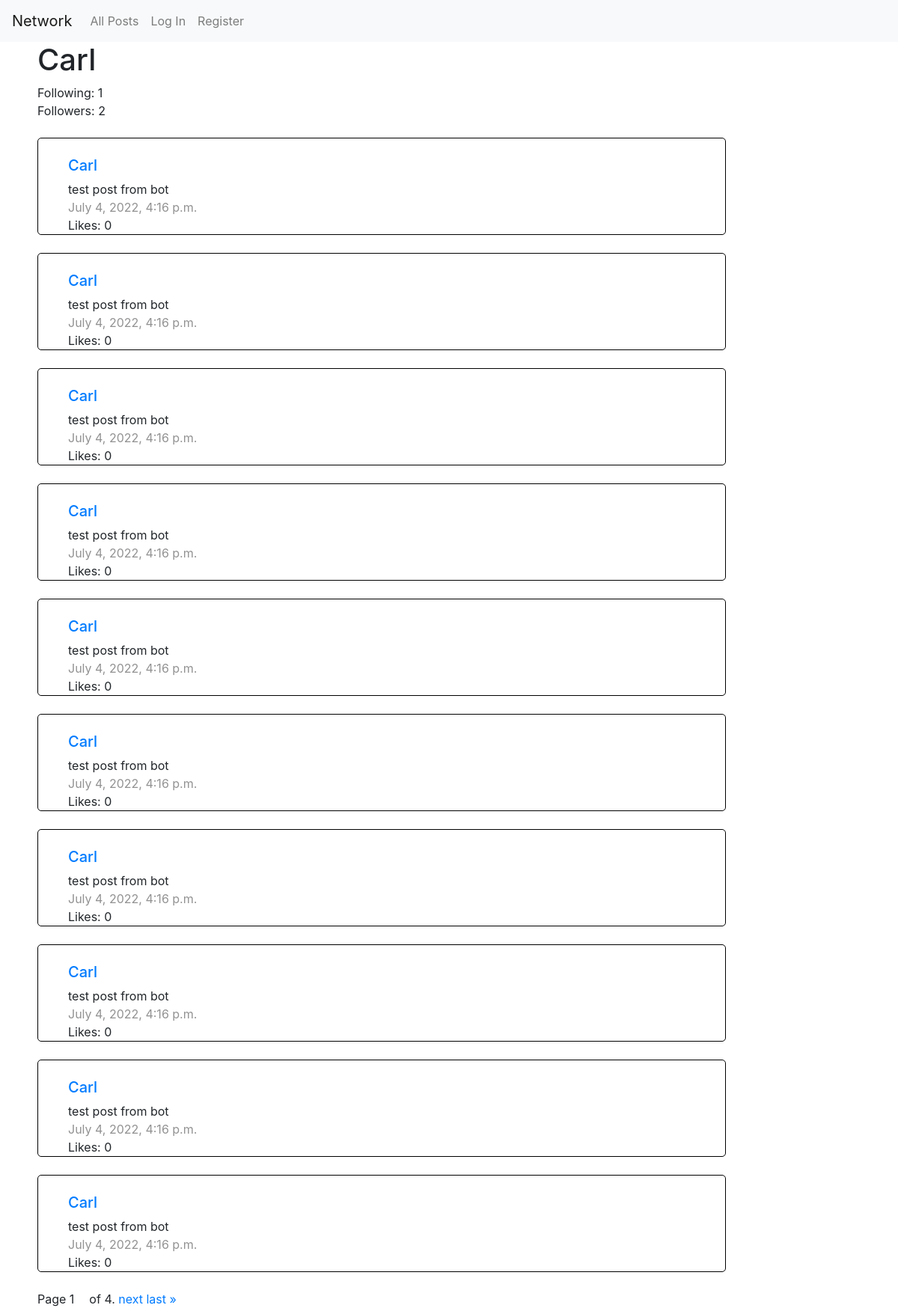
/users/Carl, run on an earlier commit of the app's database.
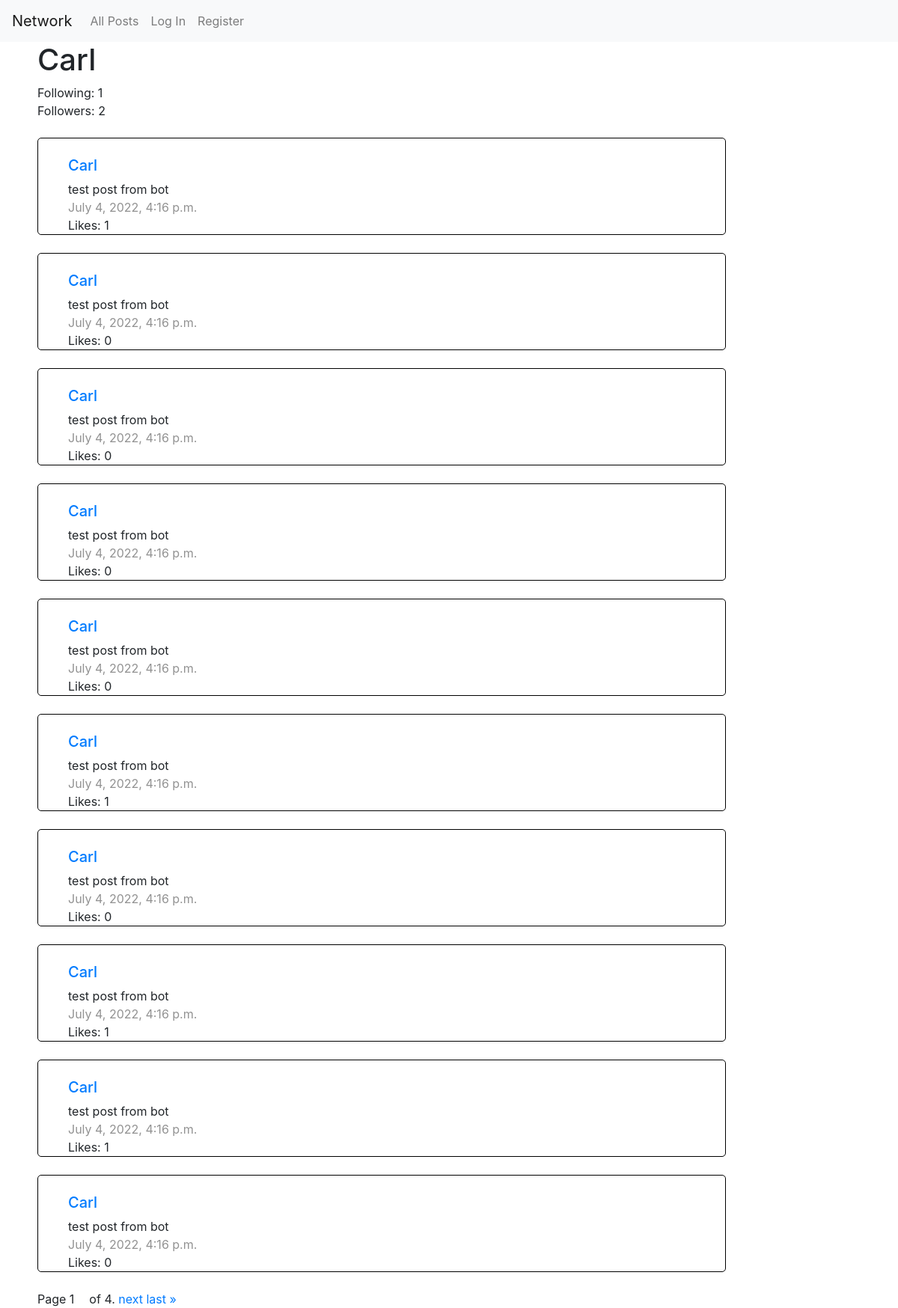
And on a later commit of the database.
### network/models.py (models this page shows, shortened)
class Post(models.Model):
    body = models.TextField(max_length=1000)
    creator = models.ForeignKey(User, on_delete=models.CASCADE, related_name="posts")
    timeStamp = models.DateTimeField(auto_now_add=True)
    likes = models.IntegerField()
    liked = models.BooleanField(default=False)

class User(AbstractUser):
    pass

### network/views.py (the view, shortened to what this page needs)
# urls.py: path("users/<str:username>", views.users, name="users"),
def users(request, username):
    hasFollowed = False
    desiredUser = User.objects.get_by_natural_key(username)
    usersPosts = desiredUser.posts.all().order_by('-timeStamp')
    paginator = Paginator(usersPosts, 10)
    page_number = request.GET.get('page')
    page_obj = paginator.get_page(page_number)
    return render(request, "network/user.html", {
        "page_obj": page_obj,
        "desiredUser": desiredUser,
        "following": len(desiredUser.followings.all()),
        "followers": len(desiredUser.followers.all()),
        "hasFollowed": hasFollowed
    })

### network/templates/network/user.html (shortened to what this page needs)
{% extends "network/layout.html" %}
{% load static %}
{% block body %}
    <div class='post-space'>
        <h1>{{desiredUser.username}}</h1>
        <div id="follow-info">
            <p>Following: {{following}}</p>
            Followers: <p style = "display:inline" id="followNum">{{followers}}</p>
        </div>
        {%with id_num=-1 %}
        {%for post in page_obj %}
            <div class="post">
                <div class='post-content'>
                    <div class='nameNheart'>
                        <a href="{% url "users" post.creator.username %}"><h2 style="font-size:20px;" >{{post.creator}}</h2></a>
                        <div id="edit{{forloop.counter}}" class="editButtonSpace"></div>
                        <div class='container' id="container{{forloop.counter}}">
                        </div>
                    </div>
                    <p>{{post.body}}</p>
                    <p style="color:#929292;">{{post.timeStamp}}</p>
                    Likes: <p style = "display:inline" id="like{{forloop.counter}}">{{post.likes}}</p>
                </div>
            </div>
        {%endfor%}
        {%endwith%}
    </div>
{% endblock %}

What changed in the data, as far as the page shows it:
changed Post (number 1 of 10 on the later page): likes "0" → "1"
changed Post (number 6 of 10 on the later page): likes "0" → "1"
changed Post (number 8 of 10 on the later page): likes "0" → "1"
changed Post (number 9 of 10 on the later page): likes "0" → "1"
